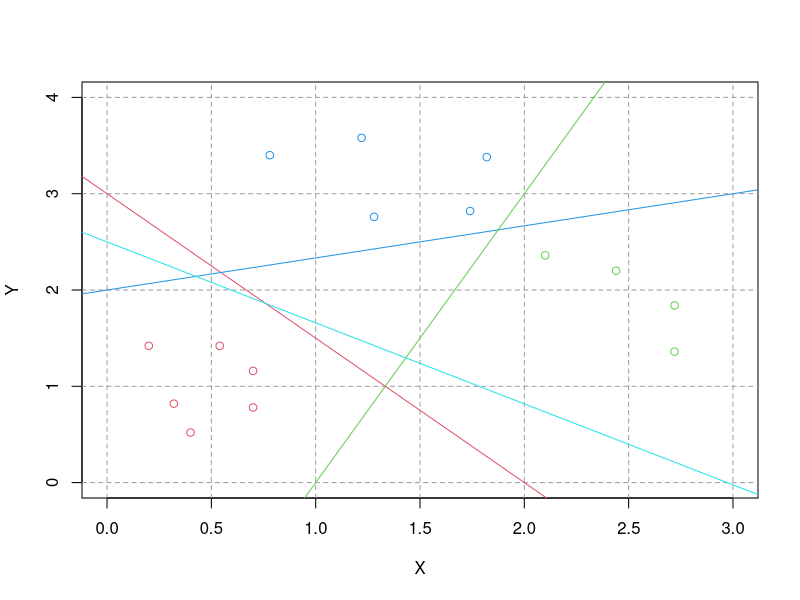

R code for this plot:
## ---- chunk 1
# Building the function
  
## Plot Data
  a_1=c(0.20,0.54,0.32,0.40,0.70,0.70)   #First
  b_1=c(1.42,1.42,0.82,0.52,1.16,0.78)   #plot
  
  a_2=c(1.74,1.82,1.22,0.78,1.28)        #Second
  b_2=c(2.82,3.38,3.58,3.40,2.76)        #Plot
  
  a_3=c(2.10,2.44,2.72,2.72)             #Third
  b_3=c(2.36,2.20,1.84,1.36)             #Plot

### Plotting
  plot(a_1,b_1,xlim=c(0,3),ylim=c(0,4), col=2,xlab="X", ylab="Y")
  grid(col=8, lty="dashed",lwd=1)
  points(a_2,b_2,col=4)
  points(a_3,b_3,col=3)
  abline(3,-1.5,col=2)
  abline(2,0.3333333333,col=4)
  abline(-3,3,col=3)
    
###  
  get_line = line(a_1,b_1)              #Gives y-int and slope for regression line   
  get_num  = matrix(get_line[[2]],1,2)  #Grabs the coefficients and places them in matrix
  y_int1   = get_num[1,1]               #Returns y-intercept
  m1       = get_num[1,2]               #Returns slope 
  
  get_line = line(a_2,b_2)
  get_num  = matrix(get_line[[2]],1,2)
  y_int2   = get_num[1,1]
  m2       = get_num[1,2]
  
  get_line = line(a_3,b_3)
  get_num  = matrix(get_line[[2]],1,2)
  y_int3   = get_num[1,1]     
  m3       = get_num[1,2]
  
  m_b1     = m1+m2
  y_b1     = mean(c(y_int1,y_int2))
  abline(y_b1,m_b1,col=5)
  
  x=c()
  y=c()
  for(i in 1:6){
   x=sample(0:i,1)*0.5 
   y=sample(0:(i+2),1)*0.5
   f=outer(x,y,function(x,y)(matrix(c(0.5,1.0,1.5),1,3)%*%tanh(matrix(c(-3,-2,-1,3,3,-1),3,2,byrow=T)%*%matrix(c(x,y),2,1)+matrix(c(6,-6,-3),3,1))+3))
   
   
Wormdrake = function(x,y){
   w=matrix(c(x,y),1,2)
   print(w)
   print(f)
  }
}
